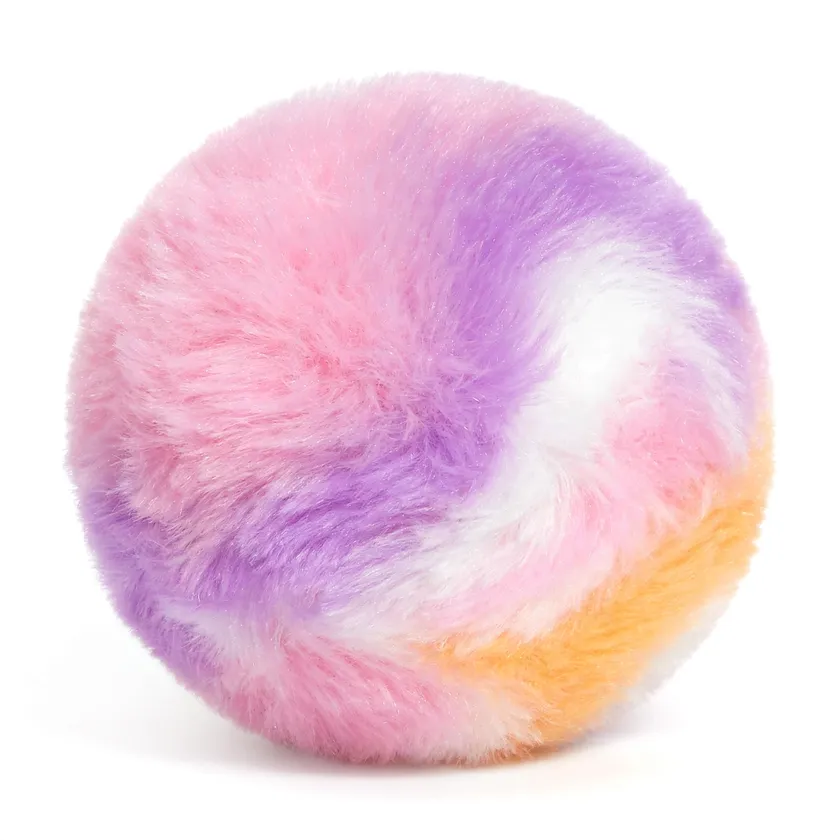
#> input picture POMPOM_HILLS_PRODUCTION/00_GLOBAL_RULES/POMPOM_ITEMS/ball/fluffy_pompom_profile.webp, 840 x 840 px, shrunk from 1600 x 1600 before the run
$ python region_aware_normalizer.py ../POMPOM_ITEMS/ball/image_1.webp ../POMPOM_ITEMS/ball/fluffy_pompom_profile.webp out.avi out.png   (older library calls are emulated)
#> lines starting #> are read from the running program, lines starting #| are printed output that depends on the picture
#> in main, anchor_bgr is the input picture: shape (840, 840, 3); mean B, G, R 225.4, 212.5, 240.6
#!/usr/bin/env python3
"""
region_aware_normalizer.py — Region-Aware Base/Detail Normalization
OpenCV + NumPy. Global gblur YERINE base/detail decomposition kullanır.

Kullanım:
  python3 region_aware_normalizer.py <input_video.mp4> <input_anchor.png> <output_video.mp4> [output_frame.png]
"""

import sys, os, subprocess, tempfile, json
import cv2
import numpy as np
from PIL import Image, ImageStat, ImageFilter

def extract_frame(video_path, timestamp=7.0):
    tmp = tempfile.NamedTemporaryFile(suffix='.png', delete=False).name
    subprocess.run([
        'ffmpeg', '-y', '-ss', str(timestamp), '-i', video_path,
        '-frames:v', '1', '-pix_fmt', 'rgb24', tmp
    ], capture_output=True)
    frame = cv2.imread(tmp)
    os.unlink(tmp)
    return frame

# [5 lines left out: function extract_final_frame, not called in this run]

def measure_frame(frame_bgr):
    """Global metrikler."""
    gray = cv2.cvtColor(frame_bgr, cv2.COLOR_BGR2GRAY)
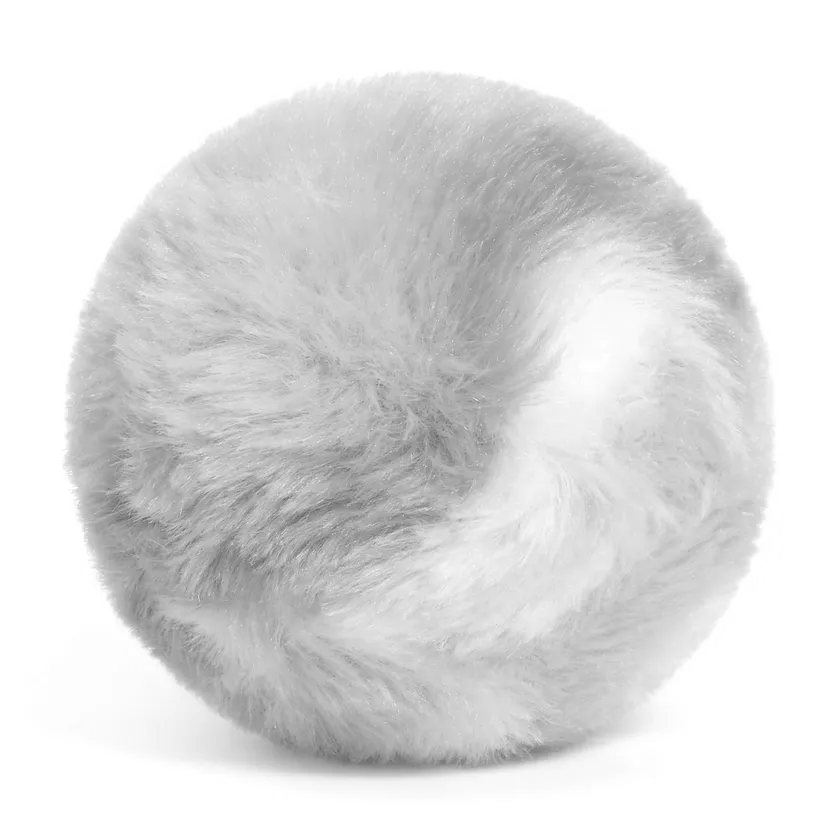
#> gray: shape (840, 840); min 92, max 255, mean 222.4
    lab = cv2.cvtColor(frame_bgr, cv2.COLOR_BGR2LAB).astype(np.float32)
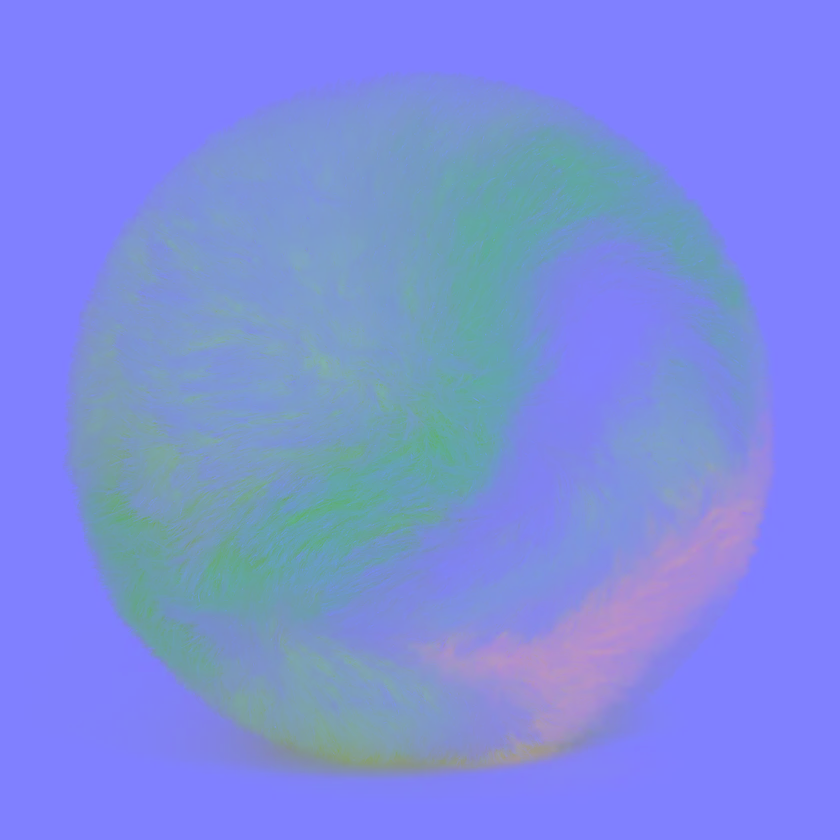
#> lab: shape (840, 840, 3) float32; mean B, G, R 224.3, 140.4, 125.5
    L = lab[:, :, 0]

    return {
        'brightness': float(L.mean()),
        'contrast': float(gray.astype(float).std()),
        'sharpness': float(cv2.Laplacian(gray, cv2.CV_64F).std()),
        'L_p50': float(np.percentile(L, 50)),
        'L_p10': float(np.percentile(L, 10)),
        'L_p90': float(np.percentile(L, 90)),
    }

# [6 lines left out: function create_base_detail, not called in this run]

def measure_detail_rms(detail):
    return float(np.sqrt(np.mean(detail**2)))

# [85 lines left out: functions create_region_masks, build_tone_curve, apply_region_aware_correction, not called in this run]

def main():
    if len(sys.argv) < 4:
        print("Kullanım: python3 region_aware_normalizer.py <input.mp4> <anchor.png> <output.mp4> [output_frame.png]")
        sys.exit(1)

    input_video = sys.argv[1]
    anchor_path = sys.argv[2]
    output_video = sys.argv[3]
    output_frame = sys.argv[4] if len(sys.argv) > 4 else None

    shot_name = os.path.splitext(os.path.basename(input_video))[0]

    print(f'═══════════════════════════════════════')
    print(f'  REGION-AWARE NORMALIZER — {shot_name}')
    print(f'═══════════════════════════════════════\n')

    # Anchor
    anchor_bgr = cv2.imread(anchor_path)
    anchor_metrics = measure_frame(anchor_bgr)
#> anchor_metrics = {'brightness': 223.9, 'contrast': 33.18, 'sharpness': 8.92, 'L_p50': 228, 'L_p10': 177, 'L_p90': 255}
    print(f'Anchor: b={anchor_metrics["brightness"]:.1f}, c={anchor_metrics["contrast"]:.1f}, s={anchor_metrics["sharpness"]:.1f}')
#| Anchor: b=223.9, c=33.2, s=8.9

    # Opening frame
    opening = extract_frame(input_video, 0.5)
    opening_metrics = measure_frame(opening)
    print(f'Opening: b={opening_metrics["brightness"]:.1f}, c={opening_metrics["contrast"]:.1f}, s={opening_metrics["sharpness"]:.1f}')

    # Tone curve
    anchor_lab = cv2.cvtColor(anchor_bgr, cv2.COLOR_BGR2LAB).astype(np.float32)
    opening_lab = cv2.cvtColor(opening, cv2.COLOR_BGR2LAB).astype(np.float32)
    tone_lut = build_tone_curve(anchor_lab[:, :, 0], opening_lab[:, :, 0])

    # Region masks
    masks = create_region_masks(anchor_bgr)

    # Video processing
    print('\nProcessing video...')
    cmd = ['ffmpeg', '-i', input_video, '-f', 'rawvideo', '-pix_fmt', 'rgb24', '-']
    proc = subprocess.Popen(cmd, stdout=subprocess.PIPE, stderr=subprocess.PIPE)

    result = subprocess.run(['ffprobe', '-v', 'error', '-select_streams', 'v:0',
                            '-show_entries', 'stream=width,height', '-of', 'csv=p=0', input_video],
                           capture_output=True, text=True)
    w, h = map(int, result.stdout.strip().split(','))

    frames = []
    while True:
        raw = proc.stdout.read(w * h * 3)
        if len(raw) < w * h * 3:
            break
        frame = np.frombuffer(raw, dtype=np.uint8).reshape((h, w, 3))
        frames.append(frame)
    proc.wait()

    print(f'  {len(frames)} frames decoded')

    # Process each frame
    corrected = []
    for i, frame in enumerate(frames):
        frame_bgr = cv2.cvtColor(frame, cv2.COLOR_RGB2BGR)
        result = apply_region_aware_correction(frame_bgr, anchor_bgr, tone_lut, masks)
        corrected.append(cv2.cvtColor(result, cv2.COLOR_BGR2RGB))

        if (i + 1) % 100 == 0:
            print(f'  {i+1}/{len(frames)}')

    # Encode
    print('\nEncoding...')
    audio_tmp = os.path.join(os.path.dirname(output_video), f'{shot_name}_audio.aac')
    subprocess.run(['ffmpeg', '-y', '-i', input_video, '-vn', '-c:a', 'copy', audio_tmp], capture_output=True)

    cmd = ['ffmpeg', '-y', '-f', 'rawvideo', '-pix_fmt', 'rgb24', '-s', f'{w}x{h}', '-r', '24', '-i', '-']
    if os.path.exists(audio_tmp):
        cmd += ['-i', audio_tmp, '-c:a', 'copy']
    cmd += ['-vf', 'colorspace=bt709:iall=bt709:all=bt709', '-color_range', 'tv',
            '-c:v', 'libx264', '-crf', '18', '-preset', 'medium', output_video]

    proc = subprocess.Popen(cmd, stdin=subprocess.PIPE, stderr=subprocess.PIPE)
    for frame in corrected:
        proc.stdin.write(frame.tobytes())
    proc.stdin.close()
    proc.wait()

    # Final frame
    if output_frame:
        extract_final_frame(output_video, output_frame)

    # Quality check
    final_frame = extract_frame(output_video)
    final_metrics = measure_frame(final_frame)

    b_diff = abs(final_metrics['brightness'] - anchor_metrics['brightness']) / anchor_metrics['brightness'] * 100
    s_diff = abs(final_metrics['sharpness'] - anchor_metrics['sharpness']) / anchor_metrics['sharpness'] * 100

    verdict = 'PASS' if b_diff <= 5 and s_diff <= 40 else 'FAIL'

    print(f'\nResult: b={final_metrics["brightness"]:.1f}(Δ{b_diff:.1f}%), s={final_metrics["sharpness"]:.1f}(Δ{s_diff:.1f}%)')
    print(f'VERDICT: {verdict}')

    if os.path.exists(audio_tmp):
        os.unlink(audio_tmp)

if __name__ == '__main__':
#> (the run stopped early here; a loop or call above may not have finished)

$ run again, on POMPOM_HILLS_PRODUCTION/00_GLOBAL_RULES/POMPOM_ITEMS/ball/pastel_plush_pompom.webp
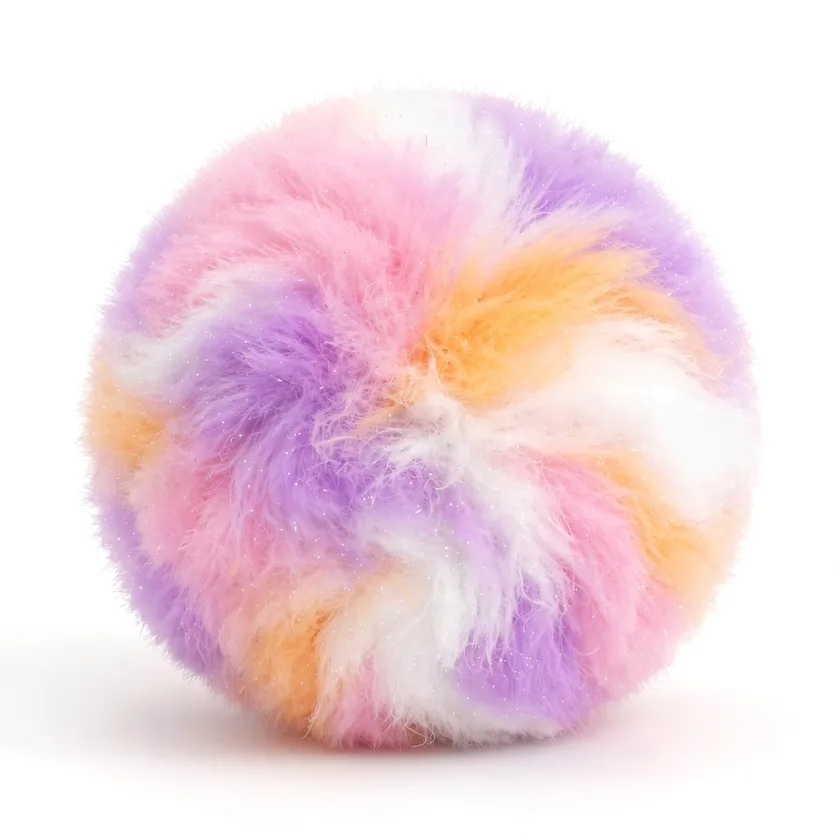
#> input picture POMPOM_HILLS_PRODUCTION/00_GLOBAL_RULES/POMPOM_ITEMS/ball/pastel_plush_pompom.webp, 840 x 840 px, shrunk from 1600 x 1600 before the run
#> in main, anchor_bgr is the input picture: shape (840, 840, 3); mean B, G, R 225, 218.6, 241.7
#> in measure_frame, `gray = cv2.cvtColor(frame_bgr, cv2.COLOR_BGR2GRAY)`:
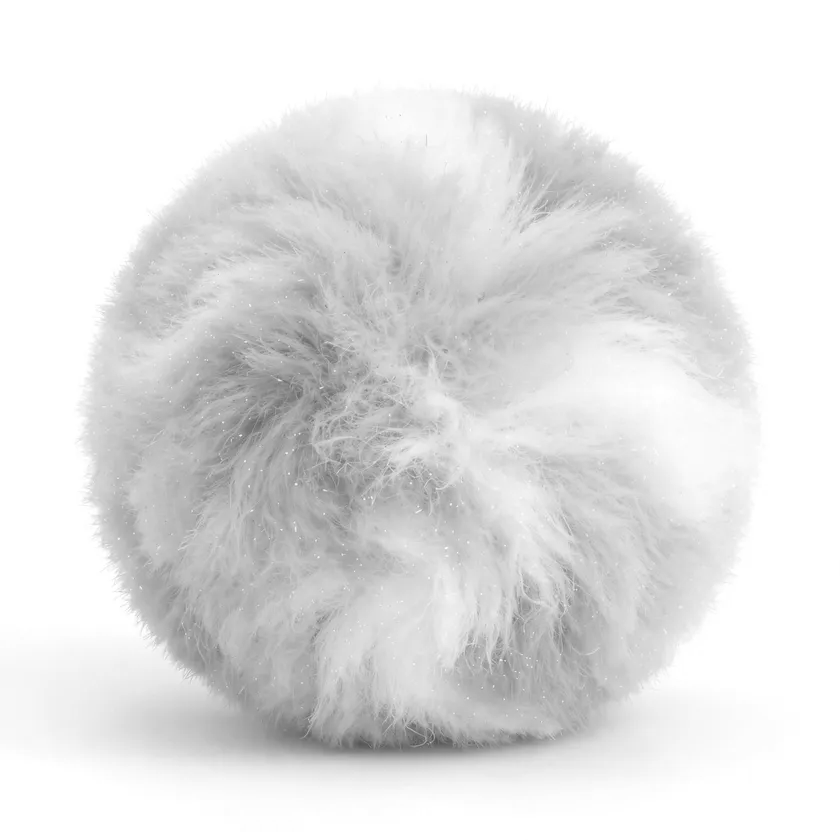
#> gray: shape (840, 840); min 84, max 255, mean 226.2
#> in measure_frame, `lab = cv2.cvtColor(frame_bgr, cv2.COLOR_BGR2LAB).astype(np.float32)`:
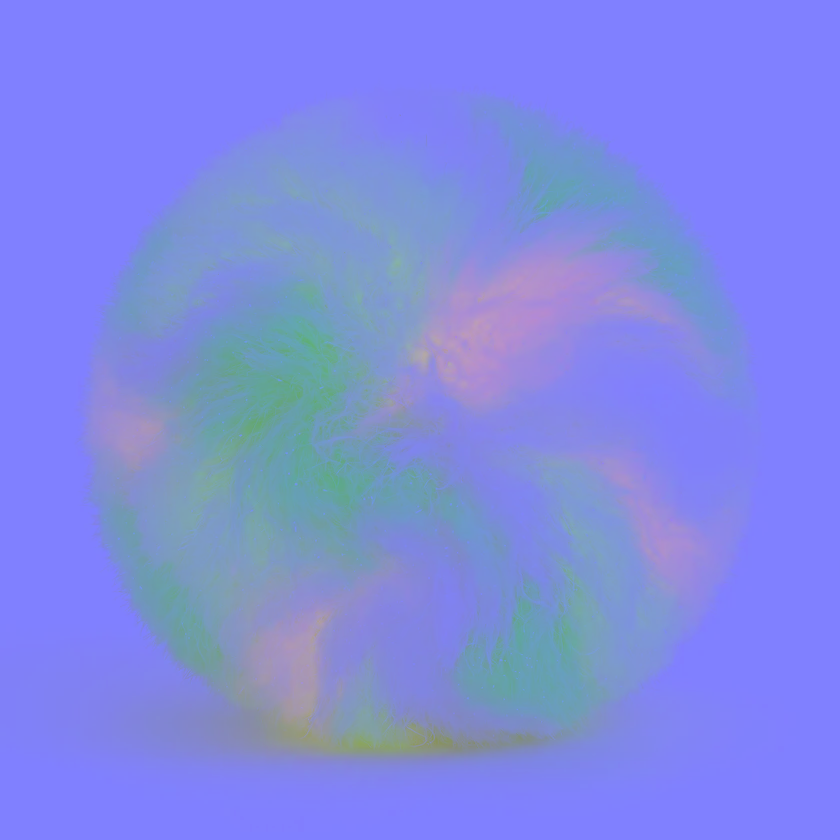
#> lab: shape (840, 840, 3) float32; mean B, G, R 228.2, 137.4, 127.9
#> anchor_metrics = {'brightness': 227.8, 'contrast': 31.59, 'sharpness': 7.06, 'L_p50': 238, 'L_p10': 183, 'L_p90': 255}
#| Anchor: b=227.8, c=31.6, s=7.1

$ run again, on POMPOM_HILLS_PRODUCTION/00_GLOBAL_RULES/POMPOM_ITEMS/ball/pastel_pompom_marble.webp
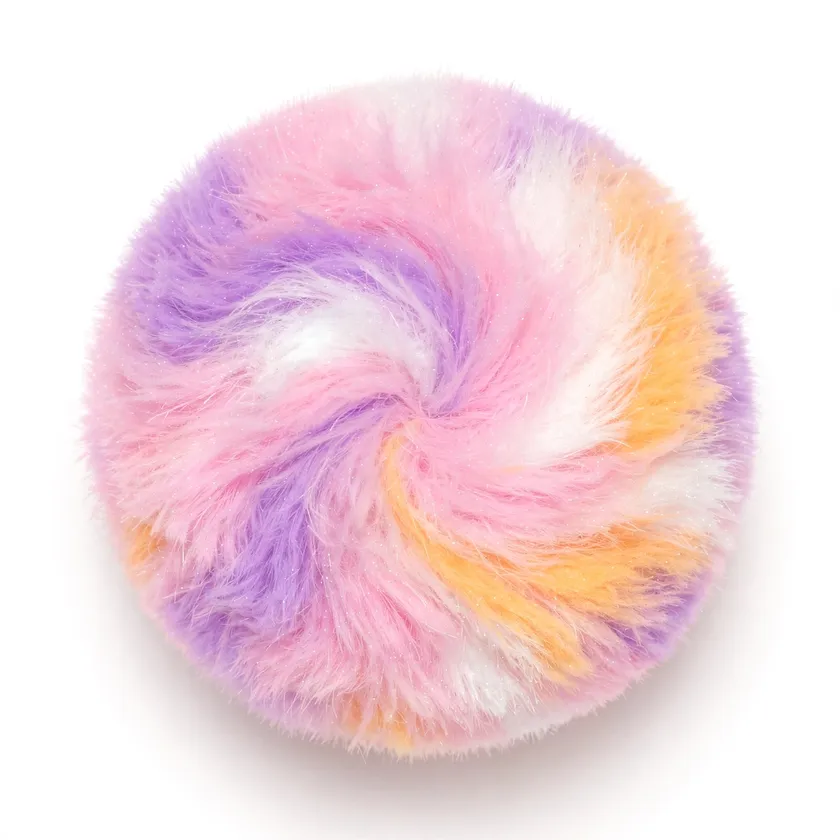
#> input picture POMPOM_HILLS_PRODUCTION/00_GLOBAL_RULES/POMPOM_ITEMS/ball/pastel_pompom_marble.webp, 840 x 840 px, shrunk from 1600 x 1600 before the run
#> in main, anchor_bgr is the input picture: shape (840, 840, 3); mean B, G, R 223.3, 216.3, 242.7
#> in measure_frame, `gray = cv2.cvtColor(frame_bgr, cv2.COLOR_BGR2GRAY)`:
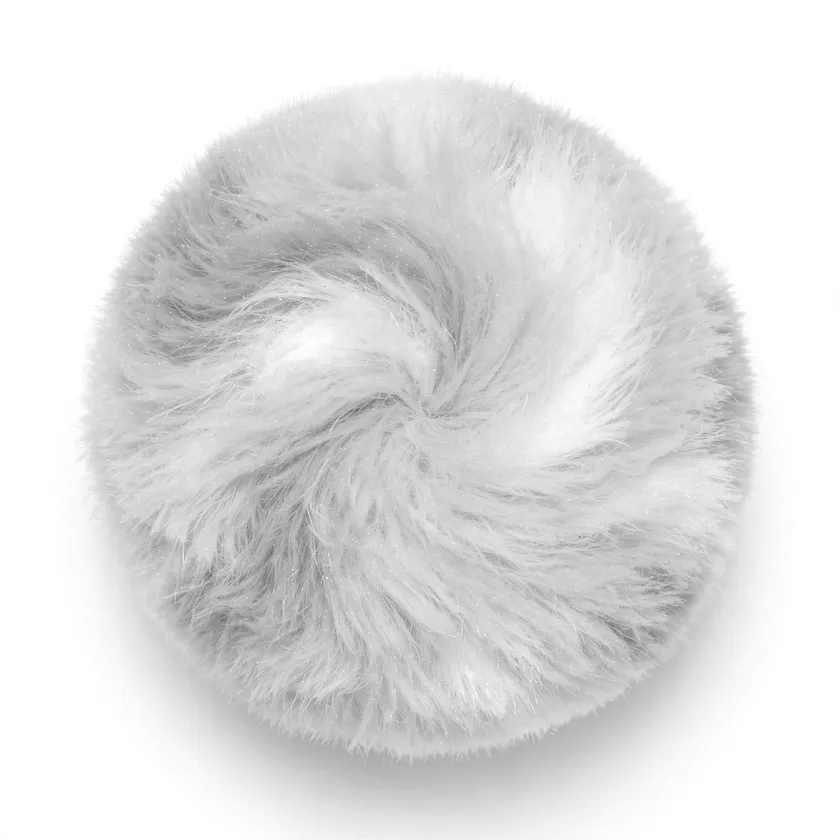
#> gray: shape (840, 840); min 97, max 255, mean 225
#> in measure_frame, `lab = cv2.cvtColor(frame_bgr, cv2.COLOR_BGR2LAB).astype(np.float32)`:
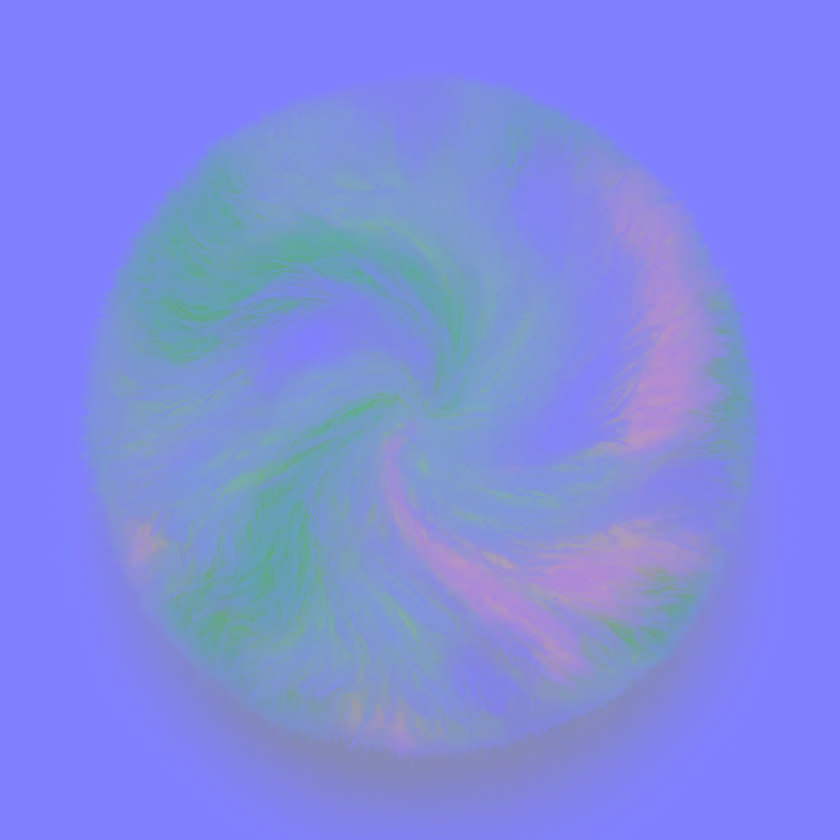
#> lab: shape (840, 840, 3) float32; mean B, G, R 226.9, 138.6, 128
#> anchor_metrics = {'brightness': 226.6, 'contrast': 28.44, 'sharpness': 9.71, 'L_p50': 227, 'L_p10': 190, 'L_p90': 255}
#| Anchor: b=226.6, c=28.4, s=9.7
